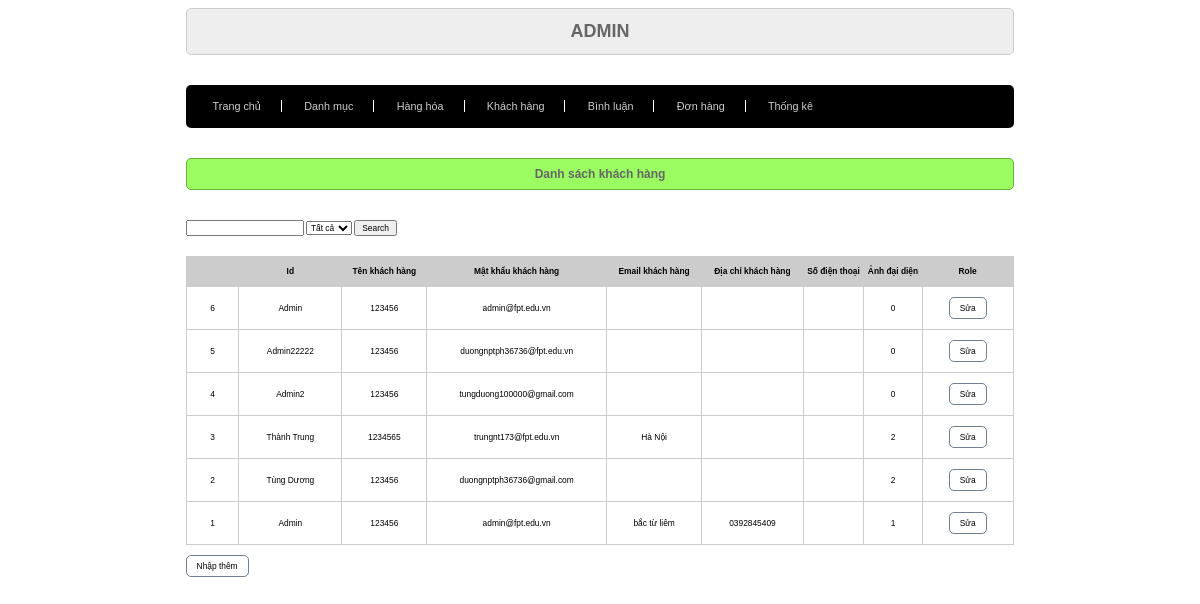
Screenshot of /admin/index.php?act=khachhang with the database file from the repository.
### tables this page shows
CREATE TABLE `taikhoan` (
  `id` int(11) NOT NULL,
  `user` varchar(50) NOT NULL,
  `pass` varchar(50) NOT NULL,
  `email` varchar(255) NOT NULL,
  `address` varchar(255) DEFAULT NULL,
  `Add` varchar(200) DEFAULT NULL,
  `tel` varchar(20) DEFAULT NULL,
  `role` int(11) NOT NULL DEFAULT 0
);

### model/pdo.php (called while the page is built, shortened)
<?php
function pdo_get_connection(){
    $dburl = "mysql:host=localhost;dbname=duan1_sp24;charset=utf8";
    $username = 'root';
    $password = '';
    $conn = new PDO($dburl, $username, $password);
    $conn->setAttribute(PDO::ATTR_ERRMODE, PDO::ERRMODE_EXCEPTION);
    return $conn;
}
function pdo_query($sql){
    $sql_args = array_slice(func_get_args(), 1);
    try{
        $conn = pdo_get_connection();
        $stmt = $conn->prepare($sql);
        $stmt->execute($sql_args);
        $rows = $stmt->fetchAll();
        return $rows;
    }
    catch(PDOException $e){
        throw $e;
    }
    finally{
        unset($conn);
    }
}

### model/taikhoan.php (called while the page is built, shortened)
<?php
    function loadall_taikhoan($keyword, $role){
        $sql = "SELECT * FROM taikhoan WHERE 1";
        $sql.= " order by id DESC";
        $danhsach = pdo_query($sql);
        return $danhsach;
    }
?>

### admin/khachhang/listkhachhang.php (the view, shortened to what this page needs)
<div class="row">
            <div class="row boxtitle mb">
                <h1>Danh sách khách hàng</h1>
            </div>
            <form action="index.php?act=khachhang" method="post">
                        <input type="text" name="keyword" id="">
                        <select name="role" id="">
                            <option value="0" selected>Tất cả</option>
                        </select>
                        <input type="submit" name="listok" value="Search">
            </form>
            <div class="row formLH">
                <div class="row mb10 formDSLH">
                    <table>
                        <thead>
                            <tr>
                                <th></th>
                                <th>Id</th>
                                <th>Tên khách hàng</th>
                                <th>Mật khẩu khách hàng</th>
                                <th>Email khách hàng</th>
                                <th>Địa chỉ khách hàng</th>
                                <th>Số điện thoại</th>
                                <th>Ảnh đại diện</th>
                                <th>Role</th>
                            </tr>
                        </thead>
                        <tbody>
                            <?php foreach ($danhsachtk as $key => $b): ?>
                                <tr>
                                    <td><?php echo $b['id'] ?></td>
                                    <td><?php echo $b['user'] ?></td>
                                    <td><?php echo $b['pass'] ?></td>
                                    <td><?php echo $b['email'] ?></td>
                                    <td><?php echo $b['address'] ?></td>
                                    <td><?php echo $b['tel'] ?></td>
                                    <td><?php if(isset($b['anh']) && ($b['anh'])!=""){ ?>
                                        <img src="../img/<?php echo $b['anh'] ?>" alt="" width="50px" height="50px">
                                        <?php }; ?>
                                    </td>
                                    <td><?php echo $b['role'] ?></td>
                                    <td><a href="index.php?act=suatk&id=<?php echo $b['id'] ?>"><input type='button' value='Sửa'></a>
                                </tr>
                            <?php endforeach;?>
                        </tbody>
                    </table>
                </div>
                <div class="row mb10">
                    <a href="index.php?act=addtaikhoan"><input type="button" value="Nhập thêm"></a>
                </div>
            </div>
        </div>

### css/style1.css (style rules this page uses)
* { box-sizing: border-box; font-family: sans-serif; font-size: 0.7vw; }
.row { float: left; width: 100%; position: relative; }
.mb { margin-bottom: 30px; }
.mb10 { margin-bottom: 10px; }
.container h1 { text-align: center; font-family: Arial, Helvetica, sans-serif; font-size: 1.5vw; }
.boxtitle { background-color: #9afc61; border-radius: 1px; border: 1px solid #68b23c; font-size: 1vw; color: #666; border-radius: 5px; padding: 0px 20px; }
.boxtitle h1 { font-size: 1vw; }
.formLH { padding: 20px 0px; }
.formLH input[type="submit"], .formLH input[type="reset"], .formLH input[type="button"] { padding: 5px 10px; border-radius: 5px; background-color: white; border: 1px solid slategrey; }
.formDSLH table { width: 100%; border-collapse: collapse; }
.formDSLH table th { padding: 10px 0px; background-color: #ccc; }
.formDSLH table td { padding: 10px 20px; border: 1px solid #ccc; text-align: center; }
input[type="button"] { padding: 5px 10px; border-radius: 5px; background-color: white; border: 1px solid slategrey; }

### rows the page displays
taikhoan: id "6", user "Admin", pass "123456", email "admin@fpt.edu.vn", role "0"
taikhoan: id "5", user "Admin22222", pass "123456", email "duongnptph36736@fpt.edu.vn", role "0"
taikhoan: id "4", user "Admin2", pass "123456", email "tungduong100000@gmail.com", role "0"
taikhoan: id "3", user "Thành Trung", pass "1234565", email "trungnt173@fpt.edu.vn", address "Hà Nội", role "2"
taikhoan: id "2", user "Tùng Dương", pass "123456", email "duongnptph36736@gmail.com", role "2"
taikhoan: id "1", user "Admin", pass "123456", email "admin@fpt.edu.vn", address "bắc từ liêm", tel "0392845409", role "1"
